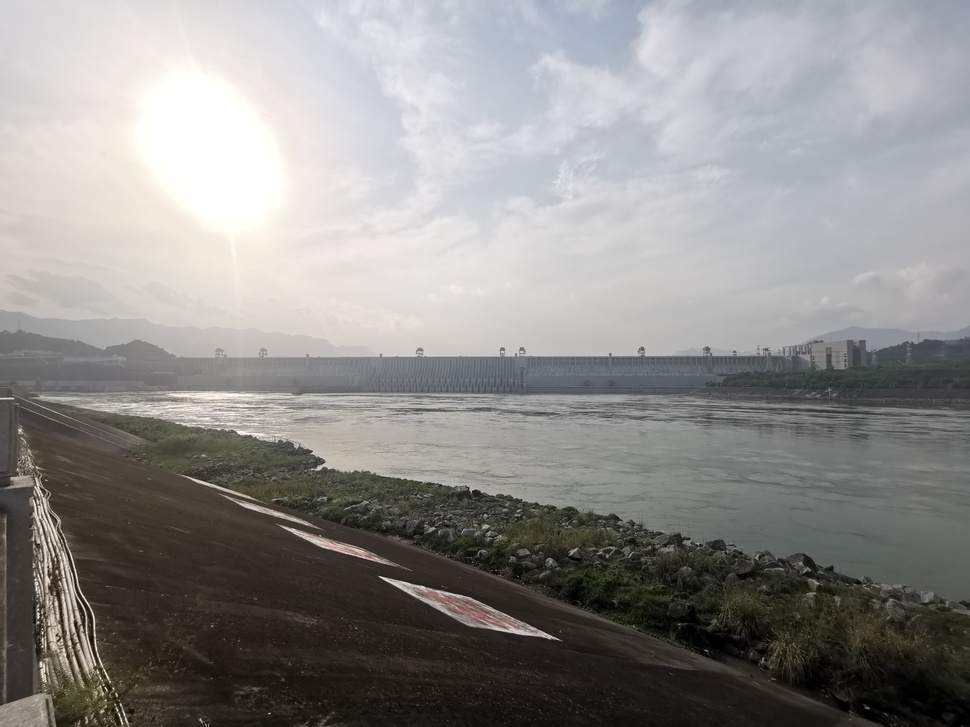
#> input picture 9.jpg, 970 x 727 px, shrunk from 5120 x 3840 before the run
$ python imgenhanced.py
#> lines starting #> are read from the running program, lines starting #| are printed output that depends on the picture; after the words box and inside, x2 and y2 are one past the last pixel; in counts of white or black regions, pixels touching at a corner belong together
import cv2
import numpy as np
import matplotlib.pyplot as plt

# 1. 读取图像
img_original = cv2.imread('9.jpg')
#> img_original is the input picture: shape (727, 970, 3); mean B, G, R 138.4, 140.1, 141.7
img_sky_part = cv2.imread('GrabCut_Result_sky.jpg')
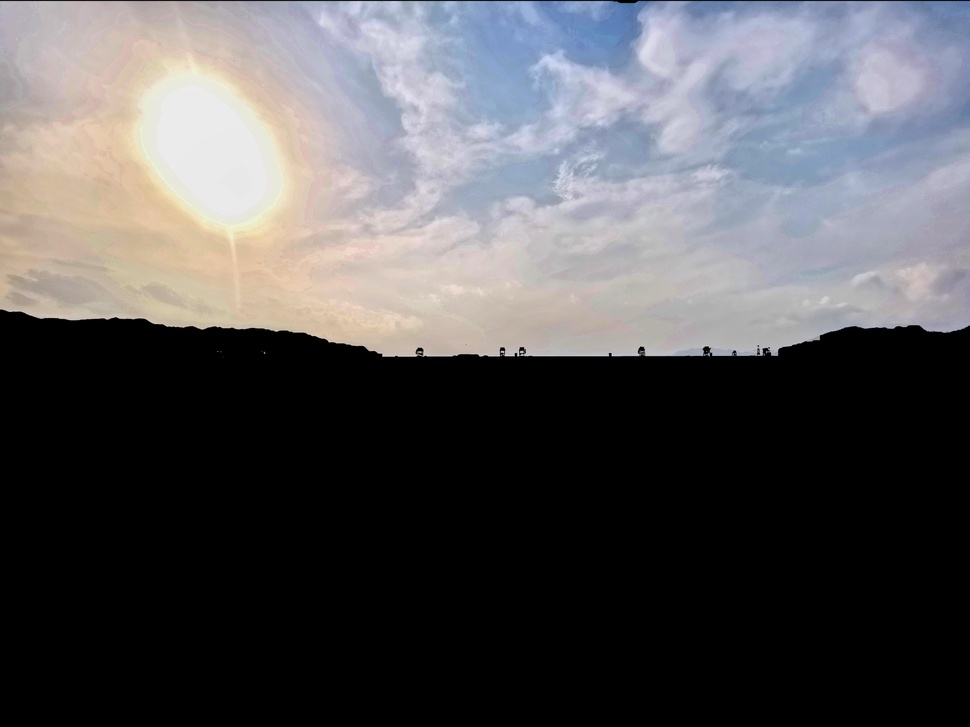
#> input picture grabcut_result_sky.jpg, 970 x 727 px, shrunk from 5120 x 3840 before the run, found by its file name
#> img_sky_part is the input picture: shape (727, 970, 3); mean B, G, R 87.7, 85, 86
img_dam_part = cv2.imread('grabcut_result_dam.jpg')
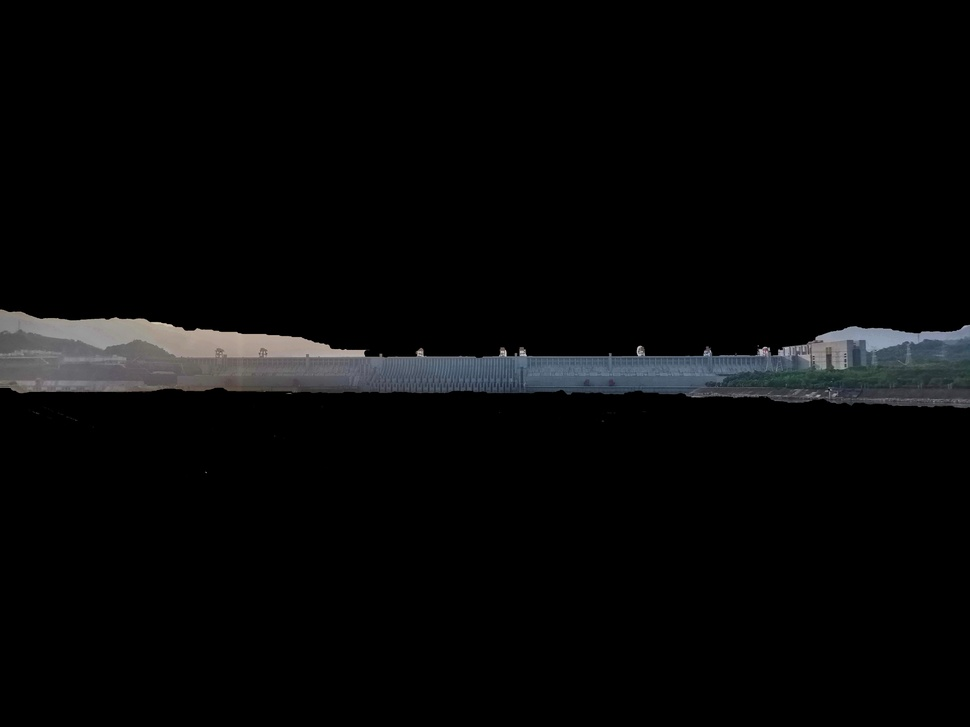
#> input picture grabcut_result_dam.jpg, 970 x 727 px, shrunk from 5120 x 3840 before the run
#> img_dam_part is the input picture: shape (727, 970, 3); mean B, G, R 7.9, 7.5, 7.2
img_slope_part = cv2.imread('grabcut_result_slope.jpg')
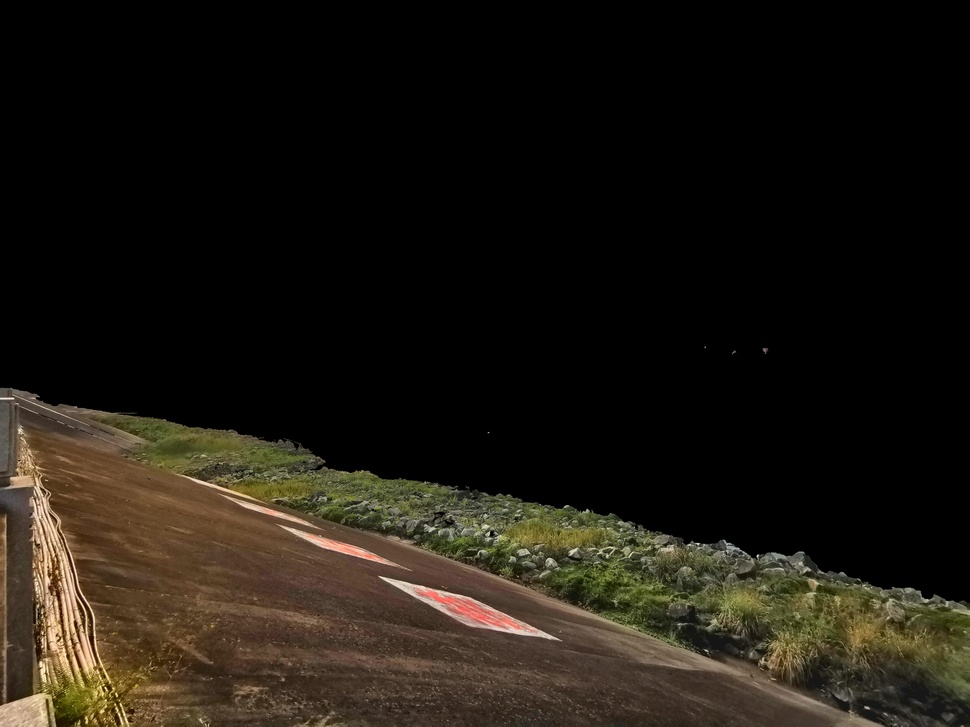
#> input picture grabcut_result_slope.jpg, 970 x 727 px, shrunk from 5120 x 3840 before the run
#> img_slope_part is the input picture: shape (727, 970, 3); mean B, G, R 17, 24.6, 29.4

# 确保尺寸一致
h, w = img_original.shape[:2]
#> h = 727; w = 970
img_sky_part = cv2.resize(img_sky_part, (w, h))
img_dam_part = cv2.resize(img_dam_part, (w, h))
img_slope_part = cv2.resize(img_slope_part, (w, h))

# --- 基础工具函数 ---
def get_binary_mask(image):
    gray = cv2.cvtColor(image, cv2.COLOR_BGR2GRAY)
    _, mask = cv2.threshold(gray, 1, 255, cv2.THRESH_BINARY)
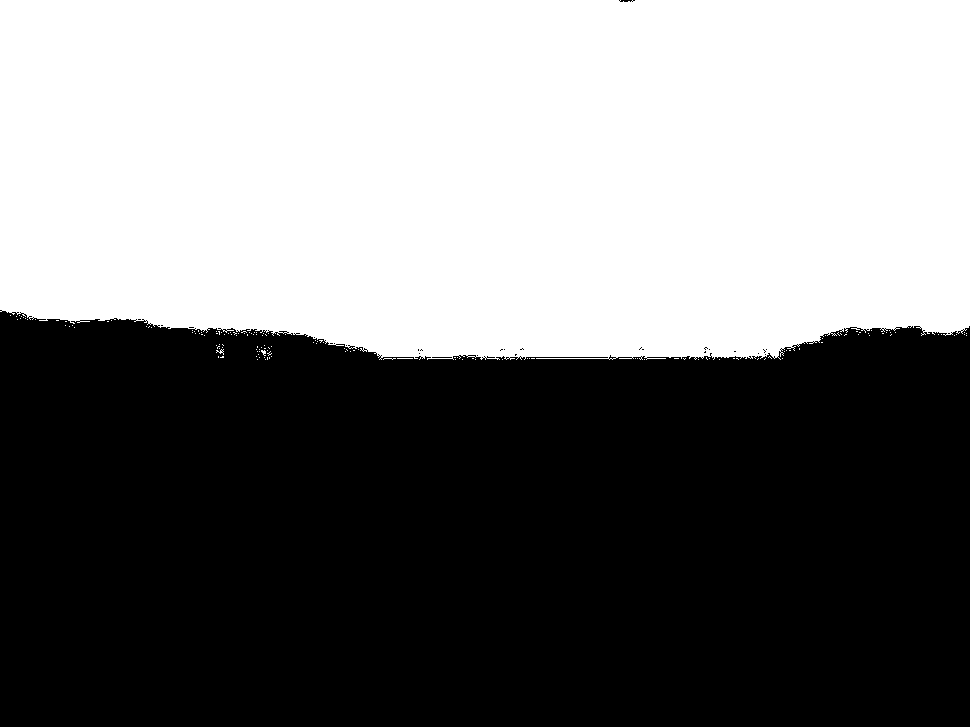
#> mask: shape (727, 970); 47% white; 156 white regions (155 under 20 px), largest, box (x1, y1, x2, y2) and area: (0, 0, 970, 360) 331162
    return mask

def keep_largest_component(mask):
    """只保留最大连通区域，去除噪点"""
    num_labels, labels, stats, centroids = cv2.connectedComponentsWithStats(mask, connectivity=8)
    if num_labels < 2: return np.zeros_like(mask)
    max_area_idx = np.argmax(stats[1:, cv2.CC_STAT_AREA]) + 1
    new_mask = np.where(labels == max_area_idx, 255, 0).astype(np.uint8)
    return new_mask

print("Step 1: 预处理与分水岭计算...")

# 2. 准备基础 Mask
raw_mask_sky = get_binary_mask(img_sky_part)
raw_mask_dam = get_binary_mask(img_dam_part)
#> in get_binary_mask (call 2), `_, mask = cv2.threshold(gray, 1, 255, cv2.THRESH_BINARY)`: mask: shape (727, 970); 7.9% white; 419 white regions (415 under 20 px), largest, box (x1, y1, x2, y2) and area: (0, 306, 970, 410) 54945, (66, 416, 80, 424) 39, (42, 406, 54, 413) 27, (32, 409, 40, 416) 25
raw_mask_slope = get_binary_mask(img_slope_part)
#> in get_binary_mask (call 3), `_, mask = cv2.threshold(gray, 1, 255, cv2.THRESH_BINARY)`: mask: shape (727, 970); 32.4% white; 272 white regions (269 under 20 px), largest, box (x1, y1, x2, y2) and area: (0, 385, 970, 727) 227925, (760, 346, 770, 355) 55, (731, 350, 738, 357) 25
# 推导水流 Mask
union_mask = cv2.bitwise_or(raw_mask_sky, cv2.bitwise_or(raw_mask_dam, raw_mask_slope))
#> union_mask: shape (727, 970); 86.8% white; 68 black regions (61 under 20 px), largest, box (x1, y1, x2, y2) and area: (31, 388, 970, 603) 92702, (896, 326, 922, 333) 76, (240, 329, 266, 333) 58
raw_mask_water = cv2.bitwise_not(union_mask)

# 3. 过滤杂质 (保留最大主体)
mask_sky = keep_largest_component(raw_mask_sky)
#> in keep_largest_component, `num_labels, labels, stats, centroids = cv2.connectedComponentsWithStat..`: labels: shape (727, 970) int32; 157 distinct labels, from 0 to 156
#> in keep_largest_component, `num_labels, labels, stats, centroids = cv2.connectedComponentsWithStat..`: num_labels = 157; stats = 157 rows, first 6: [0, 0, 970, 727, 373724], [0, 0, 970, 360, 331162], [10, 315, 1, 1, 1], [19, 315, 1, 1, 1], [16, 316, 1, 1, 1], [21, 316, 1, 1, 1]; centroids = 157 pairs, first value 10 to 966, second value 170.6 to 533.5
#> in keep_largest_component, `max_area_idx = np.argmax(stats[1:, cv2.CC_STAT_AREA]) + 1`: max_area_idx = 1
#> in keep_largest_component, `new_mask = np.where(labels == max_area_idx, 255, 0).astype(np.uint8)`: new_mask: shape (727, 970); 47% white; 1 white region, box (x1, y1, x2, y2) and area: (0, 0, 970, 360) 331162
mask_dam = keep_largest_component(raw_mask_dam)
#> in keep_largest_component (call 2), `num_labels, labels, stats, centroids = cv2.connectedComponentsWithStat..`: labels: shape (727, 970) int32; 420 distinct labels, from 0 to 419
#> in keep_largest_component (call 2), `num_labels, labels, stats, centroids = cv2.connectedComponentsWithStat..`: num_labels = 420; stats = 420 rows, first 6: [0, 0, 970, 727, 649409], [3, 305, 1, 1, 1], [5, 305, 1, 1, 1], [8, 304, 1, 1, 1], [15, 305, 1, 1, 1], [19, 305, 1, 1, 1]; centroids = 420 pairs, first value 3 to 967, second value 304 to 478
#> in keep_largest_component (call 2), `new_mask = np.where(labels == max_area_idx, 255, 0).astype(np.uint8)`: new_mask: shape (727, 970); 7.8% white; 1 white region, box (x1, y1, x2, y2) and area: (0, 306, 970, 410) 54945
mask_slope = keep_largest_component(raw_mask_slope)
#> in keep_largest_component (call 3), `num_labels, labels, stats, centroids = cv2.connectedComponentsWithStat..`:
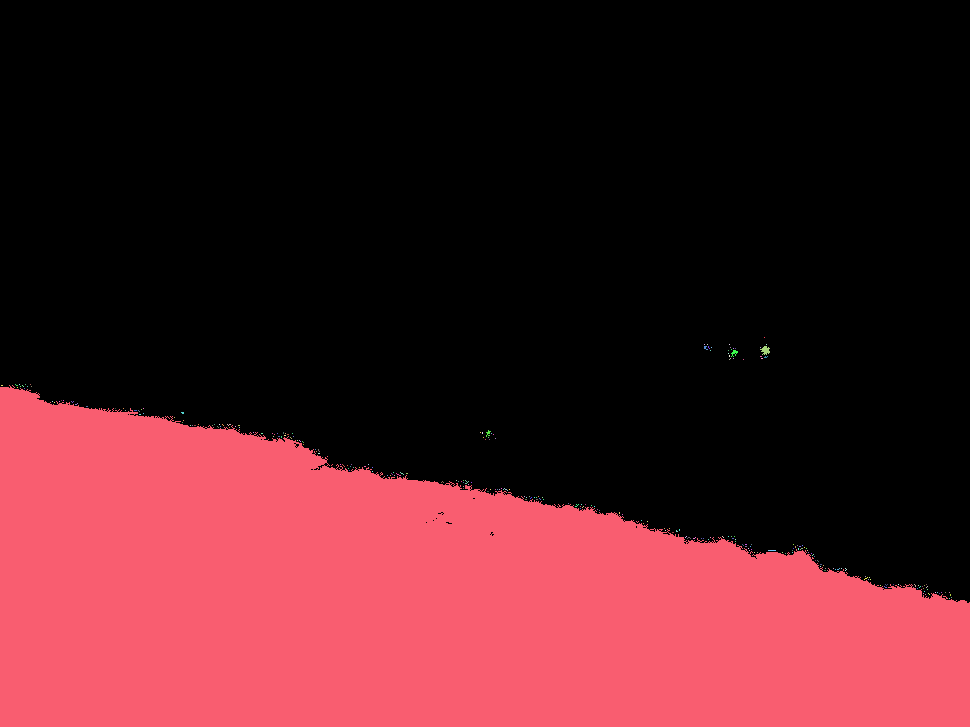
#> labels: shape (727, 970) int32; 273 distinct labels, from 0 to 272; one colour per label, 0 black
#> in keep_largest_component (call 3), `num_labels, labels, stats, centroids = cv2.connectedComponentsWithStat..`: num_labels = 273; stats = 273 rows, first 6: [0, 0, 970, 603, 476761], [764, 337, 1, 1, 1], [704, 344, 1, 1, 1], [707, 344, 1, 1, 1], [729, 344, 1, 1, 1], [766, 344, 1, 1, 1]; centroids = 273 pairs, first value 1.5 to 951, second value 249.2 to 600.7
#> in keep_largest_component (call 3), `max_area_idx = np.argmax(stats[1:, cv2.CC_STAT_AREA]) + 1`: max_area_idx = 27
#> in keep_largest_component (call 3), `new_mask = np.where(labels == max_area_idx, 255, 0).astype(np.uint8)`: new_mask: shape (727, 970); 32.3% white; 1 white region, box (x1, y1, x2, y2) and area: (0, 385, 970, 727) 227925
mask_water = keep_largest_component(raw_mask_water)
#> in keep_largest_component (call 4), `num_labels, labels, stats, centroids = cv2.connectedComponentsWithStat..`:
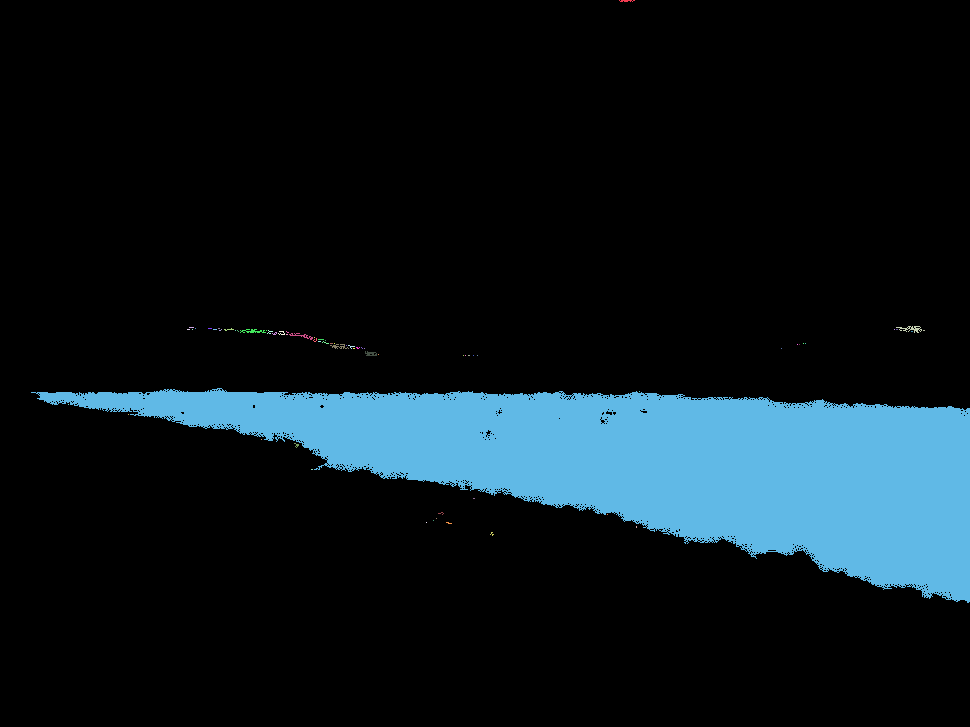
#> labels: shape (727, 970) int32; 69 distinct labels, from 0 to 68; one colour per label, 0 black
#> in keep_largest_component (call 4), `num_labels, labels, stats, centroids = cv2.connectedComponentsWithStat..`: num_labels = 69; stats = 69 rows, first 6: [0, 0, 970, 727, 612009], [619, 0, 16, 2, 23], [189, 327, 5, 1, 5], [896, 326, 26, 7, 76], [187, 329, 3, 1, 3], [192, 329, 1, 1, 1]; centroids = 69 pairs, first value 68 to 923.5, second value 0.391 to 533.4
#> in keep_largest_component (call 4), `max_area_idx = np.argmax(stats[1:, cv2.CC_STAT_AREA]) + 1`: max_area_idx = 53
#> in keep_largest_component (call 4), `new_mask = np.where(labels == max_area_idx, 255, 0).astype(np.uint8)`: new_mask: shape (727, 970); 13.1% white; 1 white region, box (x1, y1, x2, y2) and area: (31, 388, 970, 603) 92702

# 4. 构建分水岭种子 (Markers)
kernel = np.ones((5,5), np.uint8)
# 腐蚀以确定核心区域
sure_sky = cv2.erode(mask_sky, kernel, iterations=3)
#> sure_sky: shape (727, 970); 45.8% white; 1 white region, box (x1, y1, x2, y2) and area: (0, 0, 970, 351) 322697
sure_dam = cv2.erode(mask_dam, kernel, iterations=3)
#> sure_dam: shape (727, 970); 5.7% white; 1 white region, box (x1, y1, x2, y2) and area: (0, 316, 970, 402) 40405
sure_slope = cv2.erode(mask_slope, kernel, iterations=3)
#> sure_slope: shape (727, 970); 31% white; 1 white region, box (x1, y1, x2, y2) and area: (0, 393, 970, 727) 218343
sure_water = cv2.erode(mask_water, kernel, iterations=3)
#> sure_water: shape (727, 970); 10.3% white; 4 white regions (2 under 20 px), largest, box (x1, y1, x2, y2) and area: (150, 397, 970, 594) 72252, (94, 398, 137, 402) 96

# 标记: 1=天, 2=坝, 3=坡, 4=水
markers = np.zeros((h, w), dtype=np.int32)
markers[sure_sky == 255] = 1
markers[sure_dam == 255] = 2
markers[sure_slope == 255] = 3
markers[sure_water == 255] = 4

# 运行分水岭 (解决空隙与归类)
cv2.watershed(img_original, markers)
# 此时 markers 包含了初步的无缝分割结果 (但边缘可能有锯齿)

print("Step 2: 边缘平滑与二次优化...")

# 5. 边缘平滑处理 (Soft Voting)
# 将分水岭结果拆分为概率图
# 形状: (H, W, 4)
prob_maps = []
label_ids = [1, 2, 3, 4] # 对应 天, 坝, 坡, 水

for label_id in label_ids:
    # 提取当前类的二值图 (0.0 或 1.0)
    current_class_mask = np.where(markers == label_id, 1.0, 0.0).astype(np.float32)

    # 关键步骤：高斯模糊
    # 核大小 (13, 13) 决定了边缘的软化程度，越大越平滑但可能模糊细节
    smoothed = cv2.GaussianBlur(current_class_mask, (13, 13), 2.0)
    prob_maps.append(smoothed)

# 堆叠所有概率图
prob_stack = np.dstack(prob_maps)

# Argmax 决策：在每个像素点，选择概率(模糊值)最大的那个类
# 结果索引是 0, 1, 2, 3，对应 label_ids 的位置
refined_indices = np.argmax(prob_stack, axis=2)

# 映射回 1, 2, 3, 4
refined_markers = np.zeros((h, w), dtype=np.uint8)
for i, label_id in enumerate(label_ids):
    refined_markers[refined_indices == i] = label_id

print("Step 3: 生成结果与保存各个部分...")

# 6. 保存独立部分 (使用平滑后的 refined_markers)
parts_info = [
    (1, 'part_sky_0.jpg', (230, 216, 173)),  # 浅蓝
    (2, 'part_dam_0.jpg', (0, 0, 255)),      # 红
    (3, 'part_slope_0.jpg', (0, 255, 0)),    # 绿
    (4, 'part_water_0.jpg', (255, 255, 0))   # 青 (水流)
]

# 准备合成大图
final_vis = img_original.copy()
overlay = np.zeros_like(final_vis)

for label_id, filename, color in parts_info:
    # 提取该部分的 Mask
    part_mask = np.where(refined_markers == label_id, 255, 0).astype(np.uint8)

    # 1. 保存独立图片 (扣图)
    part_img = cv2.bitwise_and(img_original, img_original, mask=part_mask)
    cv2.imwrite(filename, part_img)

    # 2. 绘制到合成图层
    overlay[part_mask == 255] = color

# 7. 合成显示图
# 边缘抗锯齿处理：不再有锯齿状的 watershed 边界线，而是自然的颜色过渡
alpha = 0.35
cv2.addWeighted(overlay, alpha, final_vis, 1 - alpha, 0, final_vis)

# 保存最终结果
output_final = 'final_smooth_segmentation.jpg'
cv2.imwrite(output_final, final_vis)

# 8. 展示
plt.figure(figsize=(15, 6))

plt.subplot(1, 2, 1)
plt.title("Smoothed Seamless Result")
plt.imshow(cv2.cvtColor(final_vis, cv2.COLOR_BGR2RGB))
plt.axis('off')

# 展示平滑后的水流 Mask 细节
water_mask_show = np.where(refined_markers == 4, 255, 0).astype(np.uint8)
#> water_mask_show: shape (727, 970); 13.2% white; 1 white region, box (x1, y1, x2, y2) and area: (38, 392, 970, 603) 92808
plt.subplot(1, 2, 2)
plt.title("Refined Water Mask (Smoothed Edges)")
plt.imshow(water_mask_show, cmap='gray')
plt.axis('off')

plt.tight_layout()
plt.show()
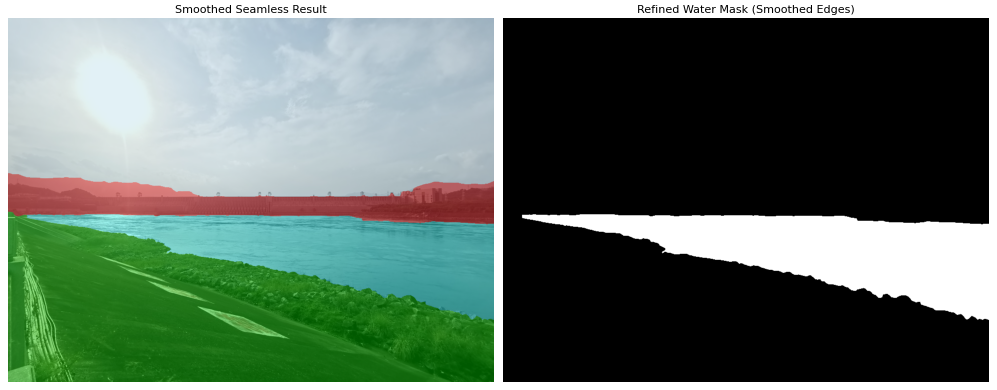
#> figure drawn by matplotlib, 2 panels

print(f"全部完成。")
print(f"1. 最终平滑分割图: {output_final}")
print(f"2. 各个部件已独立保存: part_sky.jpg, part_dam.jpg, part_slope.jpg, part_water.jpg")
